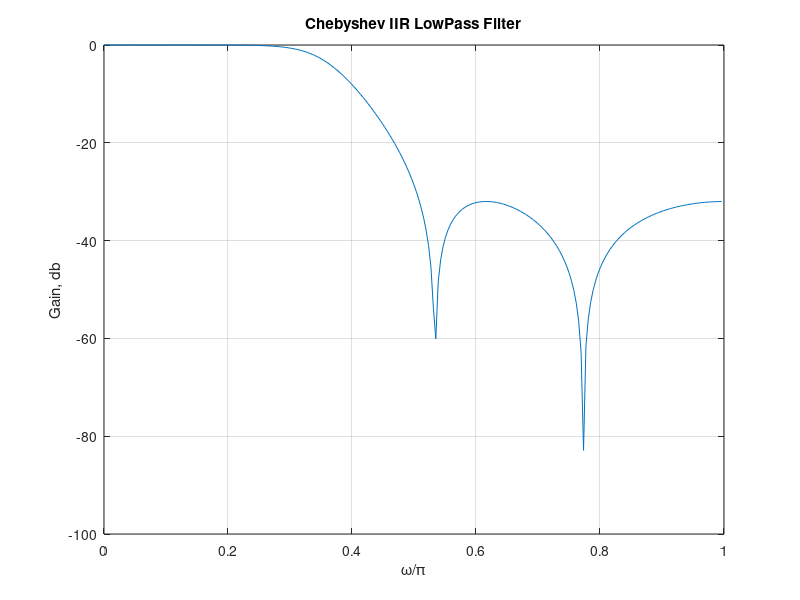

The MATLAB script that drew this image:
%TE 561
%Digital Signal Processing
%Question 2
%Cheyshev IIR lowpass filter
clear;
clc;
Wp=0.7;
Ws=0.5;
Rp=1;
Rs=32;
Ft=4;
%Ws=(2*Fs)/Ft
%Fs=(Ws*Ft)/2
[N,Wn]=cheb2ord(Wp,Ws,Rp,Rs);
[b,a]=cheby2(N,Rs,Wn);
[h,omega]=freqz(b,a,256);
figure(2);
plot(omega/pi,20*log10(abs(h))); grid on;box on;
xlabel('\omega/\pi'),ylabel('Gain, db');
title('Chebyshev IIR LowPass Filter');
